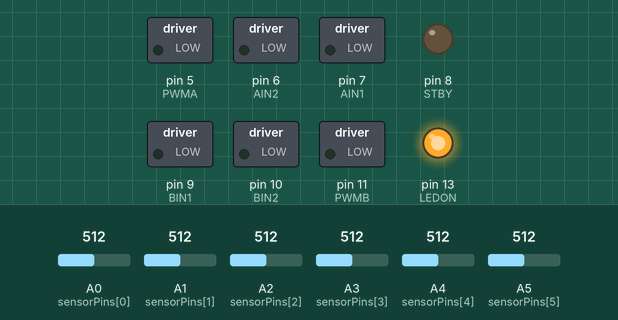
A program run on a simulated Arduino Nano, built with avr-gcc and run on an emulated ATmega328P. On the bench: switched loads named in the program (green lamp = pin HIGH), output pins drawn as LEDs (lit = HIGH). The test bench sets the inputs (shaded band); at power-on: A0 (sensorPins[0]) = 512, A1 (sensorPins[1]) = 512, A2 (sensorPins[2]) = 512, A3 (sensorPins[3]) = 512, A4 (sensorPins[4]) = 512, A5 (sensorPins[5]) = 512. What the program prints to the serial monitor is not drawn.

Above: at 1.2 s.
1.3 s: A0 (sensorPins[0]) set to 107
4.3 s: A0 (sensorPins[0]) set to 95
Timing chart, 0 to 7.3 s (numbered marks = the images above; inputs shaded):
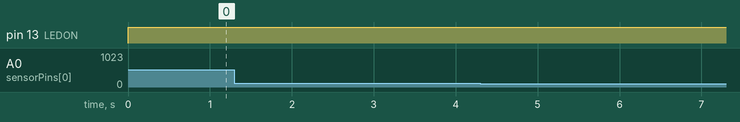

The program:

main.cpp
```cpp
#include <Arduino.h>

/* El programa funciona de la siguiente manera:
- Rutina 1: Prueba de motores, inicia con nada de velocidad y va aumentando paulatinamente, luego cambia de sentido de giro y repite el proceso
- Rutina 2: Prueba de sensores, debes iniciar el monitor Serial de Arduino, se va a poder visualizar los valores de cada sensor de 0 a 1023. */

///////////////////////
// ELECCIÓN DE PLACA //
///////////////////////

// EN ESTA SECCIÓN SOLO UNA LINEA PUEDE ESTAR DESCOMENTADA A LA VEZ

// Si quieres probar la placa verde descomenta la siguiente línea:
//#define Lamborghino

// Si quieres probar la placa negra descomenta la siguiente línea:
#define Predator

////////////////////////
// ELECCIÓN DE RUTINA //
////////////////////////

// EN ESTA SECCIÓN SOLO UNA LINEA PUEDE ESTAR DESCOMENTADA A LA VEZ

// Si quieres probar motores descomenta la siguiente línea:
//#define Rutina 1

// Si quieres probar sensores descomenta la siguiente línea:
#define Rutina 2

#ifdef Lamborghino
  #define AIN1 4
  #define AIN2 9
  #define PWMA 5
  #define BIN1 7
  #define BIN2 8
  #define PWMB 6
  #define LEDON 11
#elif defined(Predator)
  #define AIN1 7
  #define AIN2 6
  #define PWMA 5
  #define BIN1 9
  #define BIN2 10
  #define PWMB 11
  #define STBY 8
  #define LEDON 13
#endif

int sensorPins[] = {14,15,16,17,18,19};
int motorPins[] = {AIN1, AIN2, PWMA, BIN1, BIN2, PWMB};

bool aux = false;

void setup()
{
  #if Rutina == 2
    Serial.begin(9600);
  #endif
  for(unsigned int i = 0; i<sizeof(sensorPins)/sizeof(sensorPins[0]); i++)
  {
    pinMode(sensorPins[i], 0);
  }
  for(unsigned int i = 0; i<sizeof(motorPins)/sizeof(motorPins[0]); i++)
  {
    pinMode(motorPins[i], 1);
  }
  #if defined(Predator)
      pinMode(STBY,OUTPUT);
      pinMode(LEDON,OUTPUT);
  #endif
}

void loop()
{
  #if Rutina == 1
    #if defined(Predator)
      digitalWrite(STBY, 1);
    #endif
    aux = !aux;
    digitalWrite(AIN1, aux);
    digitalWrite(AIN2, !aux);
    digitalWrite(BIN1, aux);
    digitalWrite(BIN2, !aux);
    for(int i=0; i<255; i++)
    {
      analogWrite(PWMA, i);
      analogWrite(PWMB, i);
      delay(100);
    }
    for(int i=255; i>0; i--)
    {
      analogWrite(PWMA, i);
      analogWrite(PWMB, i);
      delay(100);
    }
  #elif Rutina == 2
    digitalWrite(LEDON, 1);
    for(unsigned int i = 0; i<sizeof(sensorPins)/sizeof(sensorPins[0]); i++)
    {
      Serial.print(analogRead(sensorPins[i]));
      Serial.print("\t");
    }
    Serial.println();
  #endif
}
```

seguidor.cpp
```cpp
#include <Arduino.h>

#define DEBUG_LEVEL 3

#define printV(x) Serial.print("\e[0;36m" + String(x) + "\e[0m")
#define printlnV(x) Serial.println("\e[0;36m" + String(x) + "\e[0m")

#define printD(x) Serial.print("\e[0;34m" + String(x) + "\e[0m")
#define printlnD(x) Serial.println("\e[0;34m" + String(x) + "\e[0m")

#define printI(x) Serial.print("\e[0;32m" + String(x) + "\e[0m")
#define printlnI(x) Serial.println("\e[0;32m" + String(x) + "\e[0m")

#define printW(x) Serial.print("\e[0;33m" + String(x) + "\e[0m")
#define printlnW(x) Serial.println("\e[0;33m" + String(x) + "\e[0m")

#define printE(x) Serial.print("\e[0;31m" + String(x) + "\e[0m")
#define printlnE(x) Serial.println("\e[0;31m" + String(x) + "\e[0m")

#define printA(x) Serial.print("\e[0;37m" + String(x) + "\e[0m")
#define printlnA(x) Serial.println("\e[0;37m" + String(x) + "\e[0m")

#if DEBUG_LEVEL == 0 // Verbose
#elif DEBUG_LEVEL == 1 // Debug
  #define printV(x)
  #define printlnV(x)
#elif DEBUG_LEVEL == 2 // Information
  #define printV(x)
  #define printlnV(x)
  #define printD(x)
  #define printlnD(x)
#elif DEBUG_LEVEL == 3 // Warning
  #define printV(x)
  #define printlnV(x)
  #define printD(x)
  #define printlnD(x)
  #define printI(x)
  #define printlnI(x)
#endif

// Si quieres probar la placa verde descomenta la siguiente línea:
#define Lamborghino

// Si quieres probar la placa negra descomenta la siguiente línea:
//#define Predator

#ifdef Lamborghino
  #define AIN1 4
  #define AIN2 9
  #define PWMA 5
  #define BIN1 7
  #define BIN2 8
  #define PWMB 6
  #define LEDON 11
  #define PULS1 12
  #define PULS2 12
  #define LED1 10
  #define LED2 10
#elif defined(Predator)
  #define AIN1 7
  #define AIN2 6
  #define PWMA 5
  #define BIN1 9
  #define BIN2 10
  #define PWMB 11
  #define STBY 8
  #define LEDON 13
  #define PULS1 2
  #define PULS2 12
  #define LED1 4
  #define LED2 3
#endif

#define kp 0.1
#define kd 0.005
#define ki 0.000001
#define base 50

int maxLec[] = {0,0,0,0,0,0};

int pinesSensores[] = {14,15,16,17,18,19};
int motorPins[] = {AIN1, AIN2, PWMA, BIN1, BIN2, PWMB};

int * minimos, * maximos;

int * calibracionBaja(int lecturas);
int * calibracionAlta(int lecturas);
int getPos();
double PID(int input, int setpoint);
void power(double error);

void setup()
{
  Serial.begin(9600);

  for (byte i = 0; i < sizeof(pinesSensores)/sizeof(pinesSensores[0]); i++)
  {
    pinMode(pinesSensores[i],INPUT);
  }

  for(unsigned int i = 0; i<sizeof(motorPins)/sizeof(motorPins[0]); i++)
  {
    pinMode(motorPins[i], 1);
  }

  #if defined(Predator)
      pinMode(STBY,OUTPUT);
      pinMode(LEDON,OUTPUT);
      digitalWrite(STBY, 1);
  #endif

  pinMode(PULS1, INPUT);
  pinMode(PULS2, INPUT);

  pinMode(LED1, OUTPUT);
  pinMode(LED2, OUTPUT);


  printlnA("Color Blanco");
  printlnA("Esperando pulsación S1");


  while(!digitalRead(PULS1)){}

  digitalWrite(LED1, HIGH);

  minimos = calibracionBaja(1000);

  digitalWrite(LED1, LOW);


  printlnA("Color Negro");
  printlnA("Esperando pulsación");

  while(!digitalRead(PULS2)){}

  digitalWrite(LED2, HIGH);

  maximos = calibracionAlta(1000);

  digitalWrite(LED2, LOW);

  printlnA("Esperando pulsación");

  while(!digitalRead(PULS2) || !digitalRead(PULS1)){}

  #if defined(Lamborghino)
    tone(LED1, 2000, 500);
    delay(100);
    tone(LED1, 2100, 500);
    delay(100);
    tone(LED1, 2200, 500);
    delay(100);
    tone(LED1, 2300, 500);
    delay(100);
    tone(LED1, 2400, 100);
    delay(200);
    tone(LED1, 2400, 100);
    delay(200);
    tone(LED1, 2400, 500);
    delay(100);
  #elif defined(Predator)
    digitalWrite(LED1, HIGH);
    digitalWrite(LED2, HIGH);
    delay(500);
    digitalWrite(LED1, LOW);
    digitalWrite(LED2, LOW);
    delay(500);
    digitalWrite(LED1, HIGH);
    digitalWrite(LED2, HIGH);
    delay(500);
    digitalWrite(LED1, LOW);
    digitalWrite(LED2, LOW);
    delay(500);
  #endif
}

void loop()
{
  int val = map(getPos(),0,5000,-255,255);
  power(PID(val,0));
}

int * calibracionBaja(int lecturas)
{
  static int minLec[6] = {1023,1023,1023,1023,1023,1023};

  printlnA("Inicio de calibración baja");

  for (int i = 0; i < lecturas; i++)
  {
    for (byte j = 0; j < sizeof(pinesSensores)/sizeof(pinesSensores[0]); j++)
    {
      minLec[j] = minLec[j] > analogRead(pinesSensores[j]) ? analogRead(pinesSensores[j]) : minLec[j];
      printV(minLec[j]);
      printV("\t");
    }
    printV("\n");
  }

  for (byte i = 0; i < sizeof(pinesSensores)/sizeof(pinesSensores[0]); i++)
  {
    printD(minLec[i]);
    printD("\t");
  }
  printlnD();

  printlnA("Fin calibración baja");

  return minLec;
}

int * calibracionAlta(int lecturas)
{
  static int maxLec[6] = {0,0,0,0,0,0};

  printlnA("Inicio de calibración alta");

  for (int i = 0; i < lecturas; i++)
  {
    for (byte j = 0; j < sizeof(pinesSensores)/sizeof(pinesSensores[0]); j++)
    {
      maxLec[j] = maxLec[j] < analogRead(pinesSensores[j]) ? analogRead(pinesSensores[j]) : maxLec[j];
      printV(maxLec[j]);
      printV("\t");
    }
    printV("\n");
  }

  for (byte i = 0; i < sizeof(pinesSensores)/sizeof(pinesSensores[0]); i++)
  {
    printD(maxLec[i]);
    printD("\t");
  }
  printlnD();

  printlnA("Fin calibración alta");

  return maxLec;
}

int getPos()
{
  byte numSensors = sizeof(pinesSensores)/sizeof(pinesSensores[0]);
  int static lastValue = 0;
  boolean on_line = false;
  unsigned long prom;
  unsigned int sum;
  prom = 0;
  sum = 0;
  for(byte i=0;i< numSensors ;i++)
  {
      int lectura = analogRead(pinesSensores[i]);
      lectura = map(lectura,*(minimos + i),*(maximos + i),0,1000);
      lectura = constrain(lectura,0,1000);
      if(lectura > 200)
      {
          on_line = 1;
      }
      if(lectura > 50)
      {
          prom += (long)(lectura) * (i * 1000);
          sum += lectura;
      }
  }

  if(!on_line)
  {
      if(lastValue < (numSensors-1)*1000/2)
          return 0;
      else
          return (numSensors-1)*1000;
  }

  lastValue = prom/sum;

  return lastValue;
}

double PID(int input, int setpoint)
{
  unsigned static long previousTime = 0;
  unsigned static long currentTime;
  static double rateError = 0;
  static double lastError = 0;
  static double cumError = 0;

  currentTime = millis();
  long elapsedTime = currentTime - previousTime;
  int error = setpoint - input;
  cumError = cumError + (error*elapsedTime);
  rateError = (error - lastError)/elapsedTime;

  float out =  kp*error + ki*cumError + kd*rateError;

  printD("error:");
  printD(error);
  printD("\t");
  printD("cumError:");
  printD(cumError);
  printD("\t");
  printD("elapsedTime:");
  printD(elapsedTime);
  printD("\t");
  printD("error*elapsedTime:");
  printD(error*elapsedTime);
  printD("\t");
  printD("out:");
  printlnD(out);

  lastError = error;
  previousTime = currentTime;

  return out;
}

void power(double error)
{
  float vI = base + error;
  float vD = base - error;


  if(vI < 0)
  {
    digitalWrite(AIN1,0);
    digitalWrite(AIN2,1);
  }
  else
  {
    digitalWrite(AIN1,1);
    digitalWrite(AIN2,0);
  }

  vI = abs(vI);
  vD = abs(vD);

    if(vD < 0)
  {
    digitalWrite(BIN1,0);
    digitalWrite(BIN2,1);
  }
  else
  {
    digitalWrite(BIN1,1);
    digitalWrite(BIN2,0);
  }

  printD(vI);
  printD("\t");
  printlnD(vD);

  analogWrite(PWMA, vI);
  analogWrite(PWMB, vD);
}
```

Measured:
- after the input at 1.3 s, every drawn part: stays the same
- after the input at 4.3 s, every drawn part: stays the same
